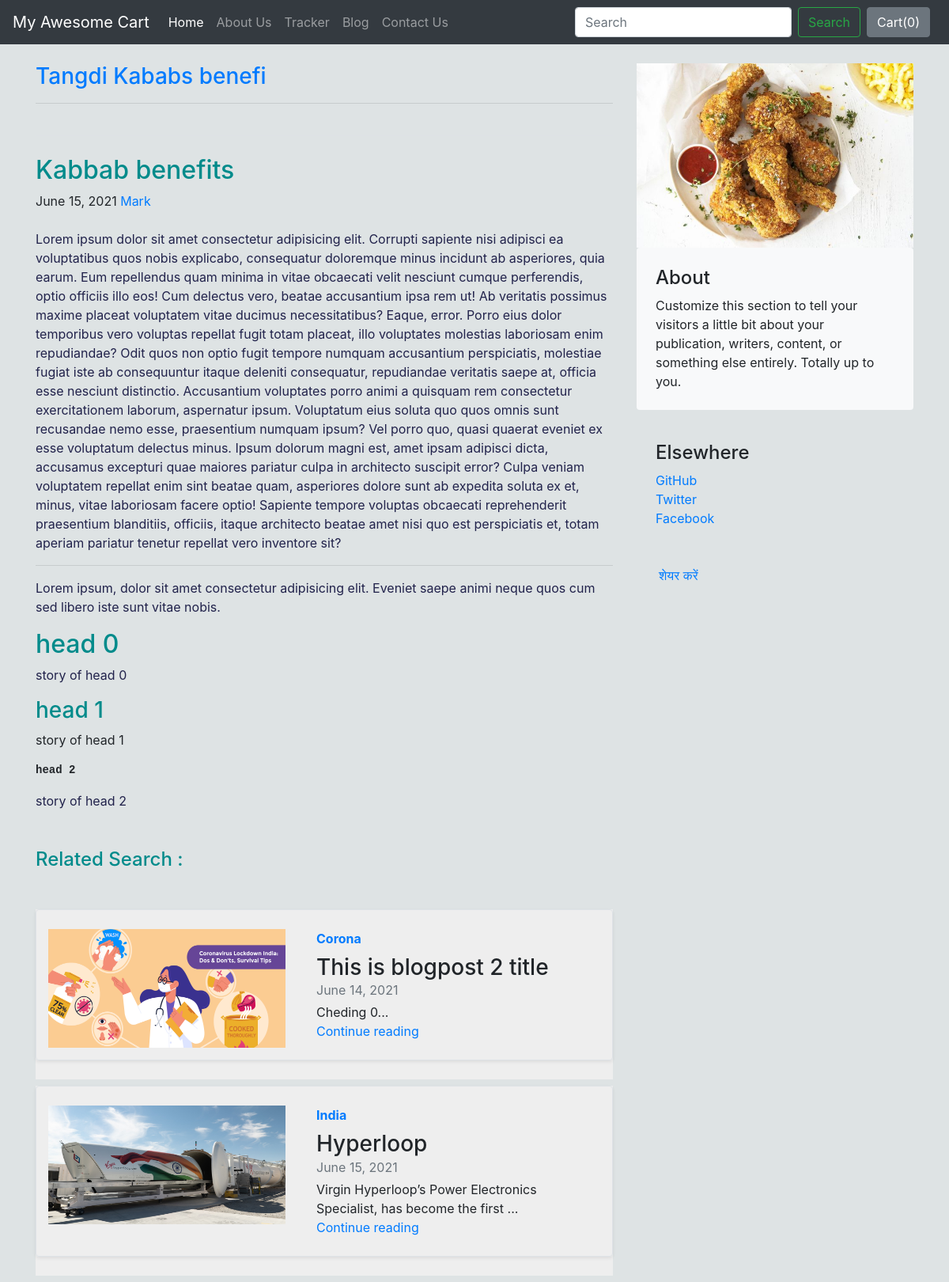
The app's page /blog/blogpost/3 with its own data.
### blog/models.py (models this page shows, shortened)
class Blogpost (models.Model):
    post_id = models.AutoField(primary_key=True) #auto incremented key {as primary key is not st so it will make an idkey as id}
    title = models.CharField(max_length=50)  # assuming that product name will not go more than 50 length
    topic = models.CharField(max_length=20,default= "")
    head0 = models.CharField(max_length=500,default="")
    chead0 = models.CharField(max_length=5000,default="")
    head1 = models.CharField(max_length=500,default="")
    chead1 = models.CharField(max_length=5000,default="")
    head2 = models.CharField(max_length=500,default="")
    chead2 = models.CharField(max_length=5000,default="")
    pub_date = models.DateField(default=timezone.now)
    thumnbnaile = models.ImageField(upload_to = 'shop/images',default = "")

### blog/views.py (the view)
# urls.py: path("blogpost/<int:blogid>", views.blogPost, name="blogPost"),
def blogPost(request, blogid):
    relatedBlogDetails = []
    blogdetails = Blogpost.objects.filter(post_id=blogid)
    relatedBlogDetails.append(Blogpost.objects.filter(post_id=blogid - 1))
    relatedBlogDetails.append(Blogpost.objects.filter(post_id=blogid + 1))
    return render(
        request,
        "blog/blogpost.html",
        {"BlogDetails": blogdetails[0], "RelatedBlogDetails1": relatedBlogDetails},
    )

### blog/templates/blog/blogpost.html (shortened to what this page needs)
{%extends 'blog/basic.html'%}
{% block body %}
<div class="container mt-4">
  <div class="row g-5">
    <div class="col-md-8">
      <h3 class="pb-4 mb-4 fst-italic border-bottom text-primary">
        {{BlogDetails.topic}}
        <hr>
      </h3>
      <article class="blog-post ">
        <h2 class="blog-post-title settitle settitle">{{BlogDetails.title}}</h2>
        <p class="blog-post-meta"> {{BlogDetails.pub_date}} <a href="#">Mark</a></p>
        <p class="setsimpletext">Lorem ipsum dolor sit amet consectetur adipisicing elit. Corrupti sapiente nisi
          adipisci ea voluptatibus quos nobis explicabo, consequatur doloremque minus incidunt ab asperiores, quia
          earum. Eum repellendus quam minima in vitae obcaecati velit nesciunt cumque perferendis, optio officiis illo
          eos! Cum delectus vero, beatae accusantium ipsa rem ut! Ab veritatis possimus maxime placeat voluptatem vitae
          ducimus necessitatibus? Eaque, error. Porro eius dolor temporibus vero voluptas repellat fugit totam placeat,
          illo voluptates molestias laboriosam enim repudiandae? Odit quos non optio fugit tempore numquam accusantium
          perspiciatis, molestiae fugiat iste ab consequuntur itaque deleniti consequatur, repudiandae veritatis saepe
          at, officia esse nesciunt distinctio. Accusantium voluptates porro animi a quisquam rem consectetur
          exercitationem laborum, aspernatur ipsum. Voluptatum eius soluta quo quos omnis sunt recusandae nemo esse,
          praesentium numquam ipsum? Vel porro quo, quasi quaerat eveniet ex esse voluptatum delectus minus. Ipsum
          dolorum magni est, amet ipsam adipisci dicta, accusamus excepturi quae maiores pariatur culpa in architecto
          suscipit error? Culpa veniam voluptatem repellat enim sint beatae quam, asperiores dolore sunt ab expedita
          soluta ex et, minus, vitae laboriosam facere optio! Sapiente tempore voluptas obcaecati reprehenderit
          praesentium blanditiis, officiis, itaque architecto beatae amet nisi quo est perspiciatis et, totam aperiam
          pariatur tenetur repellat vero inventore sit?</p>
        <hr>
        <p class="setsimpletext">Lorem ipsum, dolor sit amet consectetur adipisicing elit. Eveniet saepe animi neque
          quos cum sed libero iste sunt vitae nobis.</p>
        <h2 class="settitle">{{BlogDetails.head0}}</h2>
        <p class="setsimpletext">{{BlogDetails.chead0}}</p>
        <h3 class="settitle">{{BlogDetails.head1}}</h3>
        <p>{{BlogDetails.chead1}}</p>
        <pre><code><strong>{{BlogDetails.head2}}</strong></code></pre>
        <p class="setsimpletext">{{BlogDetails.chead2}}</p>
      </article>
      <h4 class="settitle my-5">Related Search :</h4>
      {% for RelatedBlogDetails in RelatedBlogDetails1 %}
      <div class="container containerbg">
        {% for i in RelatedBlogDetails %}
        <div class="row mb-2">
          <div class="col-md-12">
            <div class="row g-0 border rounded overflow-hidden flex-md-row mb-4 shadow-sm h-md-250 position-relative">
              <div class="col-auto d-none d-lg-block mt-4">
                <img src="/media/{{i.thumnbnaile}}" alt="Not found" class="bd-placeholder-img" width="300" height="150">
              </div>
              <div class="col p-4 d-flex flex-column position-static">
                <strong class="d-inline-block mb-2 text-primary">{{i.topic}}</strong>
                <h3 class="mb-0">{{i.title}}</h3>
                <div class="mb-1 text-muted">{{i.pub_date}}</div>
                <p class="card-text mb-auto">{{i.chead0|slice:"0:70"}}...</p>
                <a href="/blog/blogpost/{{i.post_id}}" class="stretched-link">Continue reading</a>
              </div>
            </div>
          </div>
        </div>
        {% endfor %}
      </div>
      {% endfor %}
    </div>
    <div class="col-md-4">
      <div class="position-sticky" style="top: 2rem;">
        <img src="/media/{{BlogDetails.thumnbnaile}}" alt="Not found" width="350px" height="auto">
        <div class="p-4 mb-3 bg-light rounded">
          <h4 class="fst-italic">About</h4>
          <p class="mb-0">Customize this section to tell your visitors a little bit about your publication, writers,
            content, or something else entirely. Totally up to you.</p>
          </div>
          <div class="p-4">
            <h4 class="fst-italic">Elsewhere</h4>
            <ol class="list-unstyled">
              <li><a href="#">GitHub</a></li>
              <li><a href="#">Twitter</a></li>
              <li><a href="#">Facebook</a></li>
              <div class="fb-share-button my-5 mx-1 " data-href="http://127.0.0.1:8000/blog/blogpost/3" data-layout="button_count"
                data-size="large"><a target="_blank"
                  href="https://www.facebook.com/sharer/sharer.php?u=http%3A%2F%2F127.0.0.1%3A8000%2Fblog%2Fblogpost%2F3&amp;src=sdkpreparse"
                  class="fb-xfbml-parse-ignore">शेयर करें</a></div>
          </ol>
        </div>
      </div>
    </div>
  </div>
</div>
{% endblock %}

### blog/templates/blog/basic.html (style rules this page uses)
body { background: #dee3e4; }

### blog/templates/blog/blogpost.html (style rules this page uses)
.settitle { color: darkcyan; }
.setsimpletext { color: #21224b; }
.containerbg { background: rgb(238, 238, 238); padding-bottom: -30px; }

### records on screen
Blogpost: topic "Tangdi Kababs benefi", title "Kabbab benefits", pub_date "June 15, 2021", head0 "head 0", chead0 "story of head 0", head1 "head 1", chead1 "story of head 1", head2 "head 2", chead2 "story of head 2", thumnbnaile (picture)
Blogpost: thumnbnaile (picture), topic "Corona", title "This is blogpost 2 title", pub_date "June 14, 2021", chead0 "Cheding 0"
Blogpost: thumnbnaile (picture), topic "India", title "Hyperloop", pub_date "June 15, 2021", chead0 "Virgin Hyperloop’s Power Electronics Specialist, has become the first"
